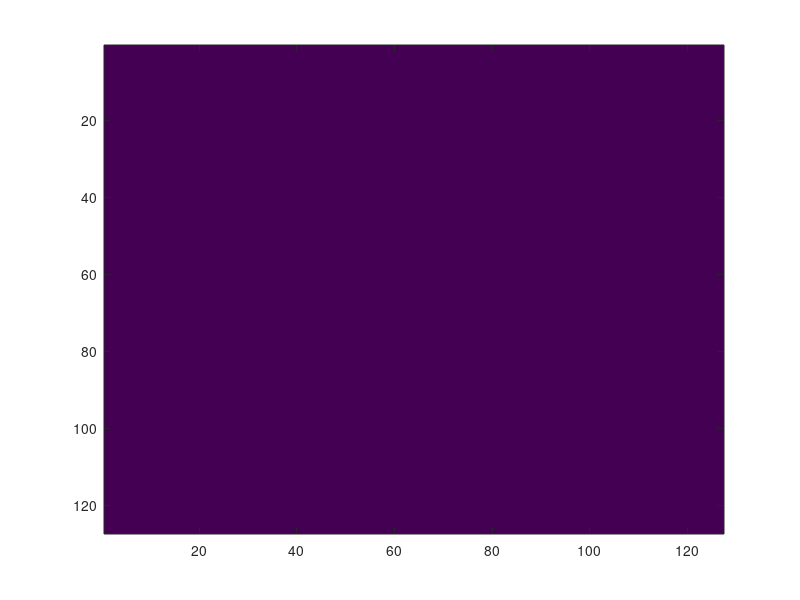

The MATLAB source for this figure: (Note: this script raises an error after producing the figure.)
%% Game of Midi 
%% Constants 
kernel = [1,1,1;1,0,1;1,1,1]; %2D othogonal kernel
life_matrix = false(127,127); %logical array, these are the possible values midi can take for note (0-127) and amplitude(1-127)
[m,n] = size(life_matrix); %dimensions of the array
bw = [0 0 0; 1 1 1]; %colormap for image function
max_phony = 100; %maximum polyphony (maximum number of voices that can play at once)
active_states = cell(max_phony,1) ; %cell array to store current active states, limit to max_phony
iter_number = 10; %number of iterations of game of life to simulation
channel = 1; %MIDI Channel
midi_notes = NaN(max_phony,iter_number); %array to store midi notes in
midi_vel = NaN(max_phony,iter_number); %array to store midi velocities in
midi_time = NaN(max_phony,iter_number); %array to store midi time stamps in
freq = zeros(max_phony,1); %array to store the frequencies of a single iteration
amp = zeros(max_phony,1); %array to store the amplitude of a a single iteration
fs = 8192; %the sample rate (how many times the waveform is sampled per second) in Hz
note_len = .2; %the note duration in seconds 
samples = linspace(0,note_len,fs*note_len); %each note will play for 2 seconds == 30bpm 
wave_type = 'square'; %wave_type to play, can either be square, triangle or sine
wait_for_note = true; %wait till note has played before starting next iteration


%% Initialise projection 
image(life_matrix,'CDataMapping','direct','ButtonDownFcn',@lineCallback);
ax = gca;
ax.XTick = [];
ax.YTick = [];
colormap(bw)
hold on 

%% Wait for User Input
input('Ready?')
life_matrix = ax.Children.CData; %access the CData to recreate the current_state of the life_matrix
tic 
for iter = 1:iter_number
%% Play the Game of Life and update the life matrix. Save the position of live elements in active states    
ac = 0; %index for storing the number of active elements 
active_states(:) = {[0 0]}; %reset active states 
freq(:) = 0; %reset the frequencies
amp(:) = 0; %reset the amplitudes
plim = false; %reset the phony limit 
scores = conv2(life_matrix,kernel,'same'); %2d convolution operation to calculate orthogonal states
    for i = 1:m
        for j = 1:n
            life_matrix(i,j) = life_rules(life_matrix(i,j),scores(i,j));
            if life_matrix(i,j) == 1
                ac = ac + 1; 
                if ac > max_phony %ensure no more than max_phony 
                    ac = ac - max_phony; %if more than max_phony, reset ac to 1
                    plim = true; %the phony limit has been reached
                end
                active_states(ac) = {[i,j]};
            end
        end
    end
%% Display the updated life matrix. Cycle through active states and compose corresponding MIDI messages 
    image(life_matrix,'CDataMapping','direct') %replot the image
    drawnow limitrate %limit to 20 fps
    if plim == true %if the phony limit was reached, we need to set the ac index to max_phony
        ac = max_phony;
    end
    midi_stamp = toc; %time stamp for the current array of midi notes (so they all play the same time)
    if ac > 0   %if there are any live cells 
            for i = 1:ac
                note = active_states{i}(2); %note on the x axis
                velocity = 128 - active_states{i}(1); % vel on the y axis 
                %as the matrix is 127 * 127 we can directly convert index values to
                %midi note and amplitude 
                midi_notes(i,iter) = note;
                midi_vel(i,iter) = velocity;
                midi_time(i,iter) = midi_stamp;
                % convert midi note value to frequency using A(Midi = 69) = 440Hz
                % convention and equal temperament tuning (/12)
                freq(i,1) = 440 * 2^((note-69)/12); %use 2^ as octaves are double in frequency each time
                amp(i,1)  = velocity/127; %amplitude ranges from 0 to 1 
            end
    %% Sound a single note or chord based on the midi message 
    if strcmp(wave_type,'square') %default behaviour
    wave = sign(sin(2*pi*freq*samples)) .* amp; %multiply the frequencies by amplitude to ensure they have the correct loudness 
    elseif strcmp(wave_type,'triangle')
    wave = sawtooth(2*pi*freq*samples) .* amp;
    elseif strcmp(wave_type,'sine')
    wave = sin(2*pi*freq*samples) .* amp;
    end
    phony = sum(wave); %sum all the waves playing at once to acheive polyphony, normalise between 1 and 0     
    phony = phony/max(phony); % normalise so rate is max [-1 +1] to acheive maximum loudness
    sound(phony,fs) % play the wave with sample rate fs
    if wait_for_note 
        wave_stamp = toc; %moving wave_stamp to the start of the play loop is one way of accounting for proc time (by using the current proc time for next iteration). But seems unstable. 
        while toc - wave_stamp < note_len + .2 %allow a fifth of a second to play the note
        end
    end
    end
end


function lineCallback(src,evt)
   index = round(evt.IntersectionPoint(1:2)); %round the coordinates of the click to nearest whole number
   if src.CData(index(2),index(1)) == 0
    src.CData(index(2),index(1)) = 1; 
   else
    src.CData(index(2),index(1)) = 0;    
   end
end

function state = life_rules(life,score)
  if score == 3 %a new life is created or sustained
     state = 1; 
  elseif life == 1 && score == 2 %a life is sustained
     state = 1;
  else 
     state = 0; %life dies 
  end
end
